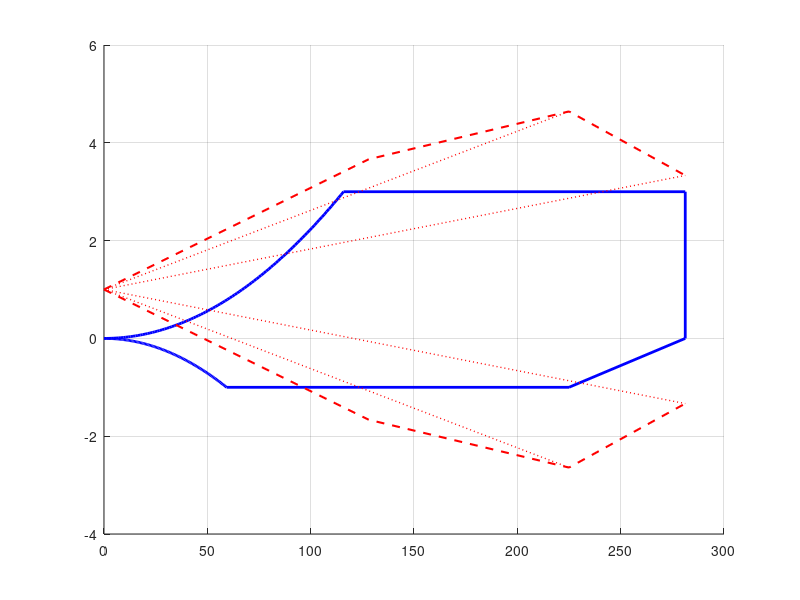

The MATLAB script that drew this image: (Note: this script raises an error after producing the figure.)
%% V-n Diagram (Based on Martins' Metabook, Sec. 11.3.4)
clear; clc; close all;

% --- 1. Aircraft & Atmospheric Parameters ---
rho_SL = 1.225;          % Sea-level air density [kg/m^3]
rho    = 1.189;          % Flight altitude air density [kg/m^3]
sigma  = rho / rho_SL;   % Density ratio (Eq. 11.1)
a_snd  = 295.1;          % Speed of sound at flight altitude [m/s] at 12000ft
g      = 9.81;           % Gravity [m/s^2]

W_lbs  = 16682;          % Aircraft weight [lbs]
m_kg   = 7566.9;         % Aircraft mass [kg]
W_N    = m_kg * g;       % Aircraft weight [N]

S      = 92.94;          % Wing reference area [m^2]
S_ft2  = 1000.3978;      % Wing reference area [ft^2]
b      = 27.27;          % Wing span [m]
AR     = b^2 / S;        % Wing aspect ratio (~8.00)
c_bar  = S / b;          % Mean geometric chord [m]
WS_SI  = W_N / S;        % Wing loading [N/m^2]
WS_imp = W_lbs / S_ft2;  % Wing loading [lbs/ft^2]

% --- 2. Aerodynamic & Design Speed Inputs ---
Cl_max    = 1.1;         % Clean max lift coefficient
Cl_min    = -1.4;        % Negative max lift coefficient (calculated from Xfoil)
Lambda_c2 = 0;           % Mid-chord sweep angle [deg] (update if swept)
kappa     = 0.97;        % Empirical section lift-curve factor (Eq. 11.6)

% Unit conversion factors & Eq. (11.1) airspeed conversions
ms_to_kts  = 1.94384;
kts_to_ms  = 1 / ms_to_kts;
eas_to_tas = @(V_eas) V_eas ./ sqrt(sigma); % Eq. (11.1): V_TAS = V_EAS / sqrt(sigma)
tas_to_eas = @(V_tas) V_tas .* sqrt(sigma); % Eq. (11.1): V_EAS = V_TAS * sqrt(sigma)

% Design Airspeeds in EAS [knots] -> UPDATE VC_eas_kts (or convert from VC_tas_kts)
VC_eas_kts = 225;                % Design cruise speed V_C [knots EAS] (placeholder)
VD_eas_kts = 1.25 * VC_eas_kts;  % Design dive speed V_D [knots EAS]

% Aircraft under 50,0000 lbs 
n_limit_pos = min(3.8, max(2.5, 2.1 + 24000 / (W_lbs + 10000)));
n_limit_neg = -1.0;      % FAR Part 25 negative limit load factor

fprintf('Aspect Ratio (AR): %.2f\n', AR);
fprintf('Positive Limit Load Factor (n_limit): %.4f g\n', n_limit_pos);

% --- 4. Key Maneuver Airspeeds (Eq. 11.2, in EAS) ---
VS_pos_eas_ms  = sqrt((2 * WS_SI) / (rho_SL * Cl_max));
VS_neg_eas_ms  = sqrt((2 * WS_SI) / (rho_SL * abs(Cl_min)));
VA_eas_ms      = VS_pos_eas_ms * sqrt(n_limit_pos);
VA_neg_eas_ms  = VS_neg_eas_ms * sqrt(abs(n_limit_neg));

VS_pos_eas_kts = VS_pos_eas_ms * ms_to_kts;
VA_eas_kts     = VA_eas_ms * ms_to_kts;
VA_neg_eas_kts = VA_neg_eas_ms * ms_to_kts;

% --- 5. DATCOM Lift-Curve Slope & Gust Helper Functions (Eqs. 11.4 - 11.7) ---
% Mach number as a function of V_EAS [kts] (converts V_EAS -> V_TAS first)
calc_Mach = @(V_eas_kts) eas_to_tas(V_eas_kts * kts_to_ms) ./ a_snd;

% Prandtl-Glauert factor beta (Eq. 11.7)
calc_beta = @(V_eas_kts) sqrt(1 - calc_Mach(V_eas_kts).^2);

% DATCOM Cl_alpha as a function of V_EAS [kts] (Eq. 11.6)
calc_Cl_alpha = @(V_eas_kts) (2 * pi * AR) ./ ...
    (2 + sqrt(AR^2 .* (calc_beta(V_eas_kts) ./ kappa).^2 .* ...
    (1 + (tand(Lambda_c2)^2) ./ (calc_beta(V_eas_kts).^2)) + 4));

% Gust alleviation factor Kg as a function of Cl_alpha (Eq. 11.5)
calc_Kg = @(Cl_a) (0.88 .* ((2 * WS_SI) ./ (rho * c_bar .* Cl_a * g))) ./ ...
                  (5.3 + ((2 * WS_SI) ./ (rho * c_bar .* Cl_a * g)));

% Gust load factor increment delta_n (Eq. 11.4, requires V_EAS in knots)
calc_dn_gust = @(V_eas_kts, Ue) (calc_Kg(calc_Cl_alpha(V_eas_kts)) .* calc_Cl_alpha(V_eas_kts) .* Ue .* V_eas_kts) ./ (498 * WS_imp);

% FAR Part 25 Gust Velocities for altitude <= 20,000 ft (Table 11.1)
Ue_B = 66; % Rough air gust [ft/s]
Ue_C = 50; % Cruise gust [ft/s]
Ue_D = 25; % Dive gust [ft/s]

% --- 6. Find VB (Intersection of Stall Curve & Rough-Air Gust Line) ---
stall_n_func = @(V_eas_kts) (rho_SL * (V_eas_kts * kts_to_ms).^2 * Cl_max) / (2 * WS_SI);
gust_B_func  = @(V_eas_kts) 1 + calc_dn_gust(V_eas_kts, Ue_B);

VB_eas_kts = fzero(@(V_eas) stall_n_func(V_eas) - gust_B_func(V_eas), [VS_pos_eas_kts, VA_eas_kts * 1.5]);

% Check FAR requirement: VC >= VB + 43 knots for transport aircraft
if VC_eas_kts < VB_eas_kts + 43
    warning('VC (%.1f kts EAS) is less than VB + 43 kts (%.1f kts EAS). Consider increasing VC.', VC_eas_kts, VB_eas_kts + 43);
end

% Print airspeeds (EAS & TAS) and Cl_alpha at each design speed
fprintf('VB: %.1f kts EAS (%.1f kts TAS) | Cl_alpha: %.3f /rad\n', VB_eas_kts, eas_to_tas(VB_eas_kts), calc_Cl_alpha(VB_eas_kts));
fprintf('VC: %.1f kts EAS (%.1f kts TAS) | Cl_alpha: %.3f /rad\n', VC_eas_kts, eas_to_tas(VC_eas_kts), calc_Cl_alpha(VC_eas_kts));
fprintf('VD: %.1f kts EAS (%.1f kts TAS) | Cl_alpha: %.3f /rad\n', VD_eas_kts, eas_to_tas(VD_eas_kts), calc_Cl_alpha(VD_eas_kts));

% Gust load factors at VB, VC, VD
n_gust_B_pos = 1 + calc_dn_gust(VB_eas_kts, Ue_B);
n_gust_B_neg = 1 - calc_dn_gust(VB_eas_kts, Ue_B);

n_gust_C_pos = 1 + calc_dn_gust(VC_eas_kts, Ue_C);
n_gust_C_neg = 1 - calc_dn_gust(VC_eas_kts, Ue_C);

n_gust_D_pos = 1 + calc_dn_gust(VD_eas_kts, Ue_D);
n_gust_D_neg = 1 - calc_dn_gust(VD_eas_kts, Ue_D);

% --- 7. Construct Maneuver Envelope Curves ---
V_pos_stall = linspace(0, VA_eas_kts, 100);
n_pos_stall = stall_n_func(V_pos_stall);

V_pos_top   = [VA_eas_kts, VD_eas_kts];
n_pos_top   = [n_limit_pos, n_limit_pos];

V_neg_stall = linspace(0, VA_neg_eas_kts, 100);
n_neg_stall = (rho_SL * (V_neg_stall * kts_to_ms).^2 * Cl_min) / (2 * WS_SI);

V_neg_bot   = [VA_neg_eas_kts, VC_eas_kts, VD_eas_kts];
n_neg_bot   = [n_limit_neg, n_limit_neg, 0];

V_right     = [VD_eas_kts, VD_eas_kts];
n_right     = [0, n_limit_pos];

% --- 8. Plotting ---
figure('Color', 'w', 'Position', [100, 100, 900, 600]);
hold on; grid on;

% Plot Maneuver Envelope
p1 = plot(V_pos_stall, n_pos_stall, 'b-', 'LineWidth', 2);
plot(V_pos_top, n_pos_top, 'b-', 'LineWidth', 2);
plot(V_neg_stall, n_neg_stall, 'b-', 'LineWidth', 2);
plot(V_neg_bot, n_neg_bot, 'b-', 'LineWidth', 2);
plot(V_right, n_right, 'b-', 'LineWidth', 2);

% Plot Gust Envelope (radiating from (0,1) through VB, VC, VD)
V_gust_line = [0, VB_eas_kts, VC_eas_kts, VD_eas_kts];
p2 = plot(V_gust_line, [1, n_gust_B_pos, n_gust_C_pos, n_gust_D_pos], 'r--', 'LineWidth', 1.5);
plot(V_gust_line, [1, n_gust_B_neg, n_gust_C_neg, n_gust_D_neg], 'r--', 'LineWidth', 1.5);

% Plot individual gust rays from (0,1) for reference
plot([0, VC_eas_kts], [1, n_gust_C_pos], 'r:', 'LineWidth', 1);
plot([0, VD_eas_kts], [1, n_gust_D_pos], 'r:', 'LineWidth', 1);
plot([0, VC_eas_kts], [1, n_gust_C_neg], 'r:', 'LineWidth', 1);
plot([0, VD_eas_kts], [1, n_gust_D_neg], 'r:', 'LineWidth', 1);

% Reference lines (n = 0 and n = 1)
yline(0, 'k-', 'LineWidth', 0.8);
yline(1, 'k:', 'LineWidth', 0.8);

% Annotate Key Design Airspeeds
xline(VS_pos_eas_kts, '--k', sprintf('V_S = %.1f kts', VS_pos_eas_kts), 'LabelVerticalAlignment', 'bottom');
xline(VA_eas_kts,     '--k', sprintf('V_A = %.1f kts', VA_eas_kts),     'LabelVerticalAlignment', 'bottom');
xline(VB_eas_kts,     '--r', sprintf('V_B = %.1f kts', VB_eas_kts),     'LabelVerticalAlignment', 'top');
xline(VC_eas_kts,     '--k', sprintf('V_C = %.1f kts', VC_eas_kts),     'LabelVerticalAlignment', 'bottom');
xline(VD_eas_kts,     '--k', sprintf('V_D = %.1f kts', VD_eas_kts),     'LabelVerticalAlignment', 'bottom');

% Formatting
title('V-n Diagram (Maneuver and Gust Envelopes)');
xlabel('Equivalent Airspeed, V_{EAS} (knots)');
ylabel('Load Factor, n');
xlim([0, VD_eas_kts * 1.15]);
ylim([-2.0, max(n_limit_pos, n_gust_C_pos) + 0.8]);
legend([p1, p2], {'Maneuver Envelope', 'Gust Envelope (FAR 25)'}, 'Location', 'northwest');
hold off;
